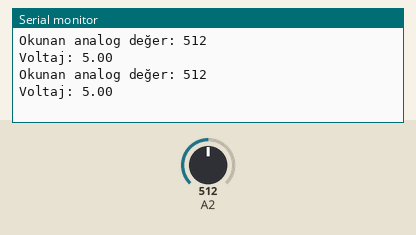
Recording of a sketch running on a simulated Arduino Uno, built with avr-gcc and run on an emulated ATmega328P. Parts: the last lines printed to the serial monitor. Inputs (shaded band) come from the test bench; at power-on: A2 = 512.

Above: at 1.8 s.
1.9 s: A2 set to 716
At 2.7 s:
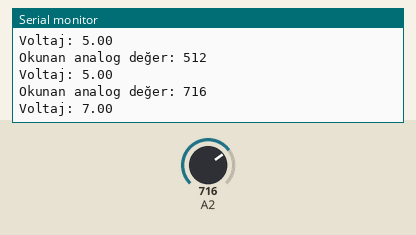
3.4 s: A2 set to 900
At 4.8 s:
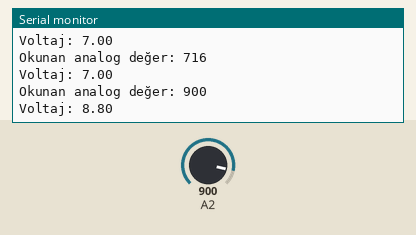
Timing chart, 0 to 6.4 s (numbered marks = the images above; inputs shaded):
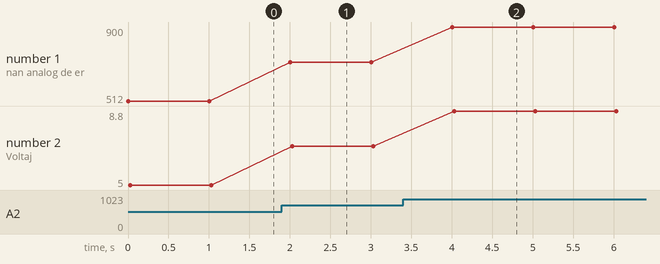

Measured:
- after the input at 1.9 s, the serial monitor: prints a new line after 0.10 s (image 1)
- after the input at 3.4 s, the serial monitor: prints a new line after 0.60 s (image 2)
- plotted number 1: 512 → 716 after the input at 1.9 s, 716 → 900 after the input at 3.4 s
- plotted number 2: 5 → 7 after the input at 1.9 s, 7 → 8.8 after the input at 3.4 s

The sketch:

voltaj_okuma.ino
```cpp
float referans = 5.0;
void setup() {
  // put your setup code here, to run once:
  Serial.begin(9600);
}

void loop() {
  // put your main code here, to run repeatedly:
  int deger = analogRead(A2);
  float volt=(deger*referans)/1023*2;
  Serial.print("Okunan analog değer: ");
  Serial.println(deger);
  Serial.print("Voltaj: ");
  Serial.println(volt);
  delay(1000);
}
```
